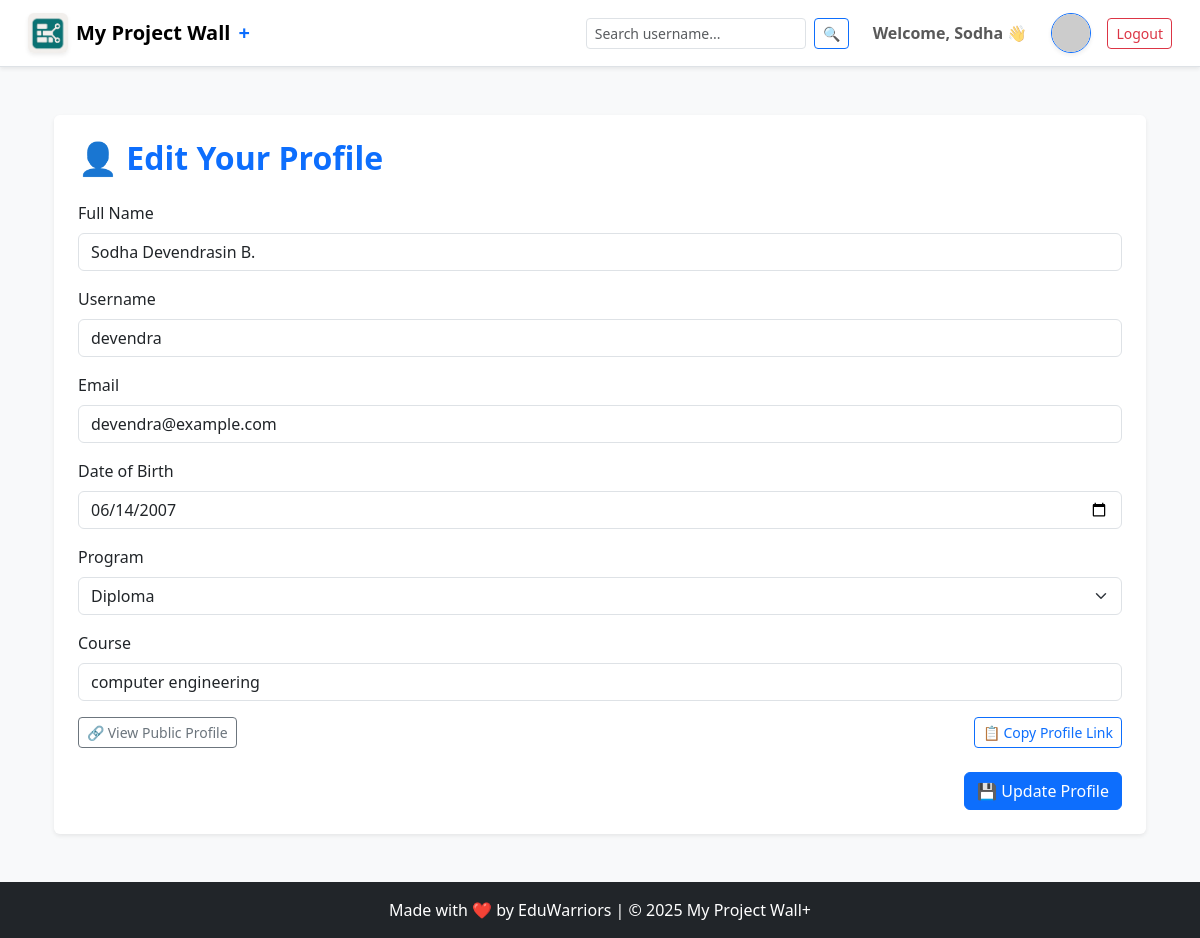
The app's page /profile (signed in) with its own data.
### models.py (models this page shows)
class BaseModel(Model):
    class Meta:
        database = db

class User(BaseModel, UserMixin):
    name = CharField()
    email = CharField(unique=True)
    username = CharField(unique=True)
    password = CharField()
    dob = CharField(null=True)              # Date of Birth
    program = CharField()                   # Diploma / Degree
    course = CharField()                    # Course name
    avatar_url = CharField()                # DiceBear avatar URL

### operations.py (the view, shortened to what this page needs)
@ops_bp.route('/profile', methods=['GET', 'POST'])
@login_required
def profile():
    user = current_user
    return render_template("profile.html", user=user)

### main.py (called while the page is built)
@login_manager.user_loader
def load_user(user_id):
    return User.get_or_none(User.id == int(user_id))

### templates/profile.html (shortened to what this page needs)
{% extends "base.html" %}
{% block content %}
<div class="container mt-5">
  <div class="p-4 bg-white shadow-sm rounded">
    <h2 class="mb-4 text-primary fw-semibold">👤 Edit Your Profile</h2>
    <form method="POST" action="/profile">
      <div class="mb-3">
        <label class="form-label">Full Name</label>
        <input type="text" name="name" class="form-control" value="{{ user.name }}" required>
      </div>
      <div class="mb-3">
        <label class="form-label">Username</label>
        <input type="text" name="username" class="form-control" value="{{ user.username }}" readonly>
      </div>
      <div class="mb-3">
        <label class="form-label">Email</label>
        <input type="email" name="email" class="form-control" value="{{ user.email }}" required>
      </div>
      <div class="mb-3">
        <label class="form-label">Date of Birth</label>
        <input type="date" name="dob" class="form-control" value="{{ user.dob }}" required>
      </div>
      <div class="mb-3">
        <label class="form-label">Program</label>
        <select name="program" class="form-select" required>
          <option value="Diploma" {% if user.program == 'Diploma' %}selected{% endif %}>Diploma</option>
        </select>
      </div>
      <div class="mb-3">
        <label class="form-label">Course</label>
        <input type="text" name="course" class="form-control" value="{{ user.course }}" required>
      </div>
      {% if current_user.is_authenticated %}
      <div class="mb-4 d-flex align-items-center justify-content-between">
        <a href="{{ url_for('ops.public_profile', username=current_user.username) }}" class="btn btn-outline-secondary btn-sm" target="_blank">
          🔗 View Public Profile
        </a>
        <button type="button" class="btn btn-outline-primary btn-sm" onclick="copyLink()">📋 Copy Profile Link</button>
      </div>
      {% endif %}
      <div class="text-end">
        <button type="submit" class="btn btn-primary">💾 Update Profile</button>
      </div>
    </form>
  </div>
</div>
{% endblock %}

### templates/base.html (shortened to what this page needs)
<!DOCTYPE html>
<html lang="en">
<head>
  <link href="https://cdn.jsdelivr.net/npm/bootstrap@5.3.3/dist/css/bootstrap.min.css" rel="stylesheet">
  <link rel="stylesheet" href="https://cdnjs.cloudflare.com/ajax/libs/animate.css/4.1.1/animate.min.css"/>
</head>
<body class="bg-light">
  <nav class="navbar navbar-expand-lg navbar-light bg-white border-bottom shadow-sm sticky-top px-3">
    <div class="container-fluid">
      <a class="navbar-brand fw-bold d-flex align-items-center gap-2" href="/">
        <img src="{{ url_for('static', filename='MPW_logo_only.png') }}" alt="Logo" width="40" height="40" class="rounded shadow-sm">
        My Project Wall<span class="text-primary">+</span>
      </a>
      <div class="collapse navbar-collapse justify-content-end" id="mainNavbar">
        <form method="GET" action="/user-search" class="d-flex me-3">
          <input type="text" name="username" class="form-control form-control-sm me-2" placeholder="Search username..." required>
          <button class="btn btn-outline-primary btn-sm" type="submit">🔍</button>
        </form>
        <ul class="navbar-nav align-items-center">
          {% if current_user.is_authenticated and request.path != '/' %}
            <li class="nav-item me-3">
              <span class="nav-link fw-semibold">Welcome, {{ current_user.name.split(' ')[0] }} 👋</span>
            </li>
            <li class="nav-item me-3">
              <a href="/profile" title="Edit Profile">
                <img src="{{ current_user.avatar_url }}" alt="Profile" class="avatar-img border border-primary shadow-sm">
              </a>
            </li>
            <li class="nav-item">
              <a class="btn btn-outline-danger btn-sm" href="/logout">Logout</a>
            </li>
          {% else %}
            <li class="nav-item">
              <a href="/signup" class="btn btn-success btn-sm me-2">Sign Up</a>
              <a href="/login" class="btn btn-outline-primary btn-sm">Login</a>
            </li>
          {% endif %}
        </ul>
      </div>
    </div>
  </nav>
  <div class="container mt-4 animate__animated animate__fadeIn">
    {% block content %}{% endblock %}
  </div>
  {% if show_footer %}
    <footer class="bg-dark text-light mt-5 pt-4 pb-3">
      <div class="container">
        <div class="row">
          <div class="col-12 col-md-4 mb-4">
            <h5 class="text-white fw-semibold mb-3">About <span class="text-primary">My Project Wall+</span></h5>
            <p class="text-white small">Built with ❤️ by <strong>EduWarriors</strong> for smart student project management.</p>
            <p class="text-white small">MIT Licensed • Version <strong class="text-info">v1.0.0</strong></p>
          </div>
          <div class="col-6 col-md-4 mb-4">
            <h5>Links</h5>
            <ul class="list-unstyled small">
              <li><a href="/" class="text-decoration-none text-light">🏠 Home</a></li>
              <li><a href="/docs" class="text-decoration-none text-light">📘 Docs</a></li>
              <li><a href="/examples" class="text-decoration-none text-light">🧩 Examples</a></li>
              <li><a href="/themes" class="text-decoration-none text-light">🎨 Themes</a></li>
              <li><a href="/blog" class="text-decoration-none text-light">📝 Blog</a></li>
            </ul>
          </div>
          <div class="col-6 col-md-4 mb-4">
            <h5>Community</h5>
            <ul class="list-unstyled small">
              <li><a href="/get-started" class="text-decoration-none text-light">🚀 Getting Started</a></li>
              <li><a href="/starter" class="text-decoration-none text-light">🔧 Starter Template</a></li>
              <li><a href="/community" class="text-decoration-none text-light">👥 Community</a></li>
              <li><a href="https://github.com/Devendra0014/my_project_wall" class="text-decoration-none text-light" target="_blank">💬 GitHub</a></li>
            </ul>
          </div>
        </div>
        <hr class="bg-light">
        <p class="text-center text-white small mb-0">Made with ❤️ by EduWarriors | &copy; 2025 My Project Wall+</p>
      </div>
    </footer>
  {% else %}
    <footer class="bg-dark text-white text-center py-3 mt-5">
      <div class="container">
        Made with ❤️ by EduWarriors | &copy; 2025 My Project Wall+
      </div>
    </footer>
  {% endif %}
</body>
</html>

### templates/base.html (style rules this page uses)
.avatar-img { width: 40px; height: 40px; border-radius: 50%; object-fit: cover; }
.sticky-top { z-index: 1020; }

### records on screen
User: name "Sodha", name "Sodha Devendrasin B.", username "devendra", email "devendra@example.com", dob "06/14/2007", program "Diploma", course "computer engineering"
